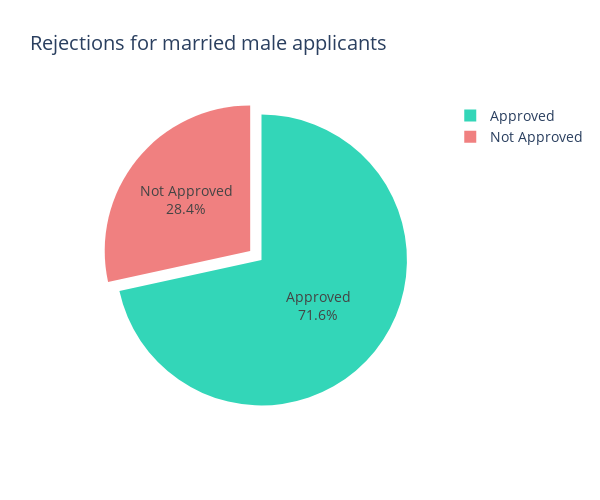

Notebook source saved alongside this figure:
### Code cell
fig = px.pie(married_male, values=married_male['Gender'], names= ['Not Approved','Approved'],
             height=500, width=600,
             title='Rejections for married male applicants',color_discrete_sequence = ['#33d6b8','lightcoral'])
fig.update_traces(hovertemplate=None, textposition='inside',pull=[0.1, 0],
                  textinfo='percent+label', rotation=0)
fig.update_layout(font=dict(size=14))#showlegend=False,
fig.show()

### Figure 1 — Plotly figure (JSON) as saved in the notebook; plotly's stock layout.template omitted (floating-point values rounded to 4 significant figures)
{"data": [{"domain": {"x": [0, 1], "y": [0, 1]}, "labels": ["Not Approved", "Approved"], "legendgroup": "", "name": "", "pull": [0.1, 0], "rotation": 0, "showlegend": true, "textinfo": "percent+label", "textposition": "inside", "type": "pie", "values": [87, 219]}], "layout": {"font": {"size": 14}, "height": 500, "legend": {"tracegroupgap": 0}, "piecolorway": ["#33d6b8", "lightcoral"], "title": {"text": "Rejections for married male applicants"}, "width": 600}}
